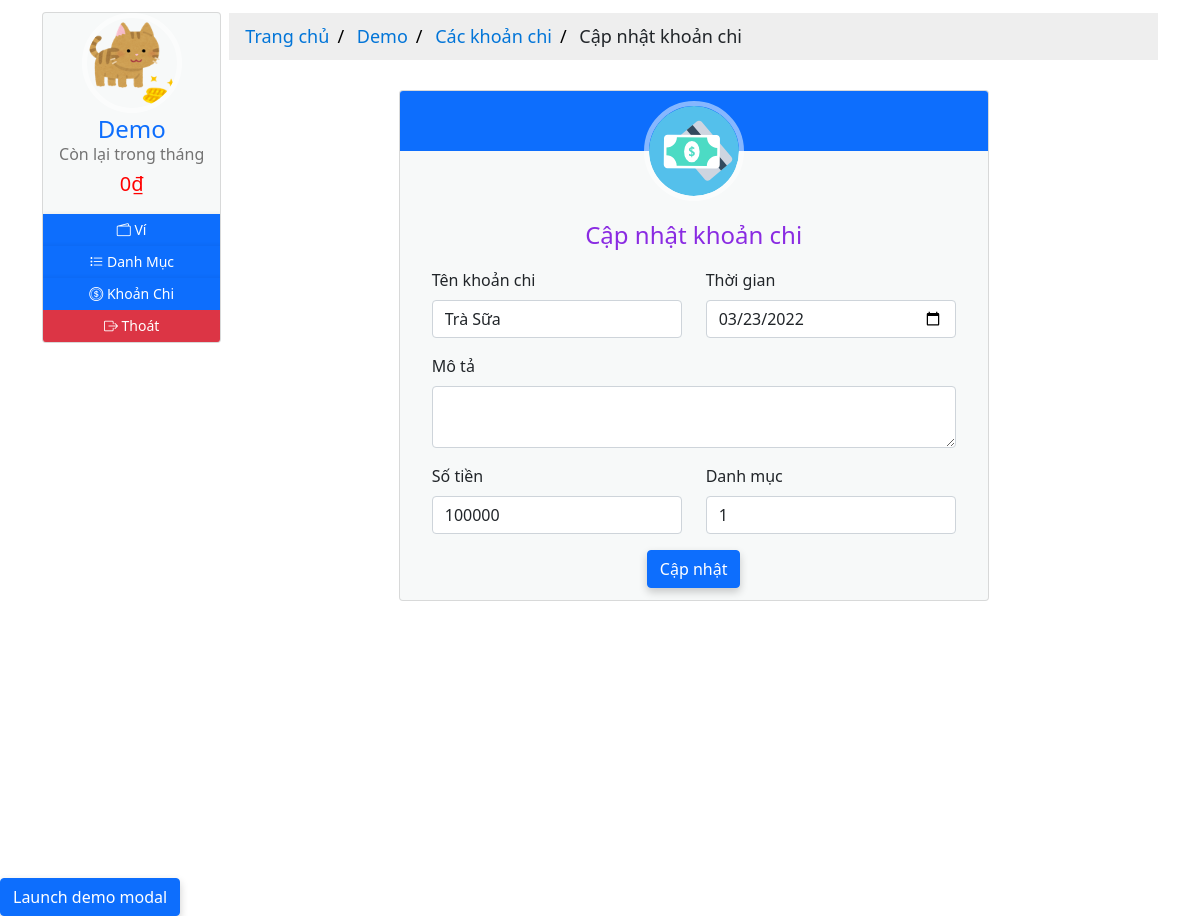
The page /1/7/update_expense (signed in) on the database its author committed.
### moneymanagement/models.py (models this page shows, shortened)
class User(db.Model, UserMixin):
  __tablename__ = 'users'
  id = db.Column(db.Integer, primary_key=True)
  email = db.Column(db.String(64), nullable=False, unique=True, index=True)
  username = db.Column(db.String(64), nullable=False, unique=True, index=True)
  password_hash = db.Column(db.String(128))
  profile_image = db.Column(db.String(64), nullable=False, default='df_profile.svg')
  wallets = db.relationship('Wallet', back_populates='owner', lazy='dynamic')
  items = db.relationship('Item', back_populates='users', lazy='dynamic')
  expenditures = db.relationship('Expenditure', back_populates='users', lazy=True)
  money_saving = db.relationship('MoneySaving', back_populates='user', lazy='dynamic')
  def total_expenses_by_date(self, date):
    total = 0
    for wallet in self.wallets:
      if date in wallet.date.strftime('%Y-%m-%d'):
        total += wallet.total_expense_by_date(date)
    return total
  def total_balance_by_date(self, date):
    total = 0
    for wallet in self.wallets:
      total += wallet.total_balance_by_date(date)
    return total
  def rest_balance_by_date(self, date):
    return self.total_balance_by_date(date) - self.total_expenses_by_date(date)

class TrackBalance(db.Model):
  __tablename__ = 'trackbalances'
  id = db.Column(db.Integer, primary_key=True)
  date = db.Column(db.DateTime, nullable=False, unique=True, index=True)
  balance = db.Column(db.Integer, nullable=False, default=0)
  description = db.Column(db.String(128))
  check = db.Column(db.Boolean, default=False)
  wallet_id = db.Column(db.Integer, db.ForeignKey('wallets.id'))
  wallet = db.relationship('Wallet', back_populates='track_balances', uselist=False)

class Wallet(db.Model):
  __tablename__ = 'wallets'
  id = db.Column(db.Integer, primary_key=True)
  name = db.Column(db.String(16), nullable=False)
  date = db.Column(db.DateTime, default=datetime.utcnow())
  filter = db.Column(db.Integer, nullable=False, default=2)
  user_id = db.Column(db.Integer, db.ForeignKey('users.id'))
  owner = db.relationship('User', back_populates='wallets', uselist=False)
  track_balances = db.relationship('TrackBalance', back_populates='wallet', lazy='dynamic')
  items = db.relationship('Item', back_populates='wallet', lazy='dynamic')
  expenditures = db.relationship('Expenditure', back_populates='wallet', lazy='dynamic')
  money_saving = db.relationship('MoneySaving', back_populates='wallet', lazy='dynamic')
  def total_balance_by_date(self, date):
    total = 0
    for track in self.track_balances:
      if date in track.date.strftime('%Y-%m-%d'):
        total += track.balance
    return total

class Expenditure(db.Model):
  __tablename__ = 'expenditures'
  id = db.Column(db.Integer, primary_key=True)
  name = db.Column(db.String(32), nullable=False)
  date = db.Column(db.Date, nullable=False, default=datetime.utcnow().strftime('%Y-%m-%d'))
  description = db.Column(db.String(128), nullable=False, default='Không có miêu tả nào')
  amount = db.Column(db.Integer, nullable=False, default=0)
  item_id = db.Column(db.Integer, db.ForeignKey('items.id'))
  items = db.relationship('Item', back_populates='expenditures', uselist=False)
  user_id = db.Column(db.Integer, db.ForeignKey('users.id'))
  users = db.relationship('User', back_populates='expenditures', uselist=False)
  wallet_id = db.Column(db.Integer, db.ForeignKey('wallets.id'))
  wallet = db.relationship('Wallet', back_populates='expenditures', uselist=False)

### moneymanagement/expenses/views.py (the view)
@expenses_blueprint.route('/<int:user_id>/<int:expense_id>/update_expense', methods=['GET', 'POST'])
@login_required
def update(user_id, expense_id):
  if current_user.id != user_id:
    abort(403)
  expense = Expenditure.query.filter_by(user_id=user_id, id=expense_id).first_or_404()
  form = UpdateExpenditureForm()
  if form.validate_on_submit():
    expense.name = form.name.data
    expense.date = form.date.data
    expense.description = form.description.data
    expense.amount = form.amount.data
    expense.item_id = form.item_id.data.id
    expense.wallet_id = form.item_id.data.wallet_id
    db.session.commit()
    flash('Khoản chi đã được cập nhật!')
    return redirect(url_for('users.expense', user_id=user_id))
  elif request.method == 'GET':
    form.name.data = expense.name
    form.date.data = expense.date
    form.description.data = expense.description
    form.amount.data = expense.amount
    form.item_id.data = expense.item_id
  return render_template('expenses/update.html', form=form, user_id=user_id,expense_id=expense_id)

### moneymanagement/expenses/forms.py
class UpdateExpenditureForm(FlaskForm):
  name = StringField('Name', validators=[DataRequired(), Length(min=1, max=32)])
  date = DateField('Date', validators=[DataRequired()])
  description = TextAreaField('Description', validators=[Length(max=128)])
  amount = IntegerField('Amount', validators=[DataRequired()])
  item_id = QuerySelectField('Item', query_factory=lambda: Item.query.filter(Item.user_id == current_user.id), get_label='name', validators=[DataRequired()])
  submit = SubmitField('Submit')

### moneymanagement/__init__.py (called while the page is built)
@app.context_processor
def inject_now():
    return {'now': datetime.utcnow()}

### moneymanagement/models.py (called while the page is built)
@login_manager.user_loader
def load_user(user_id):
  return User.query.get(user_id)

### moneymanagement/templates/expenses/update.html (shortened to what this page needs)
{% extends 'base-2.html' %}
{%block breadcrumb %}
<div class="content-breadcrumb">
  <ul class="breadcrumb">
    <li>
      <a href="{{ url_for('core.home', user_id=current_user.id) }}"
        >Trang chủ</a
      >
    </li>
    <li><a href="#">{{ current_user.username }}</a></li>
    <li><a href="{{ url_for('users.expense', user_id=user_id) }}">Các khoản chi</a></li>
    <li>Cập nhật khoản chi</li>
  </ul>
</div>
{% endblock breadcrumb %}
{%block content %}
<div class="content-home">
  <div class="container">
    <div class="row">
      <div class="col-sm-2"></div>
      <div class="col-sm-8">
        <div class="card hovercard">
          <div class="avatar">
            <a href="#">
              <img
                alt=""
                src="{{ url_for('static', filename='icons/expenses-icon.svg') }}"
              />
            </a>
          </div>
          <div class="info">
            <div class="title">
              <p><h4 class="color">Cập nhật khoản chi</h4></p>
            </div>
            <div class="container" align="left">
              <form method="POST">
                <div class="row">
                  <div class="col-sm-6">
                    <label class="form-label" for="name">Tên khoản chi</label>
                    {{form.name(class="form-control") }} {{ render_error(form.name) }}
                  </div>
                  <div class="col-sm-6">
                    <label class="form-label" for="date">Thời gian</label>
                    {{form.date(class="form-control", placeholder="YYY-mm-dd") }} {{ render_error(form.date) }}
                  </div>
                </div>
                <div class="row">
                  <div class="col-sm-12">
                    <label class="form-label" for="description">Mô tả</label>
                    {{form.description(class="form-control") }} {{
                  </div>
                </div>
                <div class="row">
                  <div class="col-sm-6">
                    <label class="form-label" for="amount">Số tiền</label>
                    {{form.amount(class="form-control") }} {{ render_error(form.amount) }}
                  </div>
                  <div class="col-sm-6">
                    <label class="form-label" for="item_id">Danh mục</label>
                    {{form.item_id(class="form-control") }} {{ render_error(form.item_id) }}
                  </div>
                </div>
                <div class="col-12 button-center">{{ form.submit(class="btn btn-primary", value="Cập nhật") }}</div>
              </form>
            </div>
          </div>
        </div>
      </div>
      <div class="col-sm-2"></div>
    </div>
  </div>
</div>
{% endblock content %}

### moneymanagement/templates/base-2.html (shortened to what this page needs)
{% from "_render_field.html" import render_field, render_error %}
<!DOCTYPE html>
<html lang="en">
  <head>
    <link
      rel="stylesheet"
      type="text/css"
      href="{{ url_for('static', filename='styles/main.css') }}"
    />
    <link
      rel="stylesheet"
      type="text/css"
      href="{{ url_for('static', filename='styles/profile.css') }}"
    />
    <link
      rel="stylesheet"
      type="text/css"
      href="{{ url_for('static', filename='styles/card.css') }}"
    />
    <link
      rel="stylesheet"
      type="text/css"
      href="{{ url_for('static', filename='styles/table.css') }}"
    />
    <link
      rel="stylesheet"
      type="text/css"
      href="{{ url_for('static', filename='styles/pagination.css') }}"
    />
    <link
      rel="stylesheet"
      href="https://cdnjs.cloudflare.com/ajax/libs/font-awesome/4.7.0/css/font-awesome.min.css"
    />
    <link
      rel="stylesheet"
      href="https://cdn.jsdelivr.net/npm/bootstrap-icons@1.7.2/font/bootstrap-icons.css"
    />
    <link
      href="https://cdn.jsdelivr.net/npm/bootstrap@5.1.1/dist/css/bootstrap.min.css"
      rel="stylesheet"
    />
  </head>
  <body>
    <div class="container">
      <div class="row g-2">
        <div class="col-sm-2">
          <div class="card hovercard">
            <div class="avatar-profile">
              <a href="#" data-bs-toggle="modal" data-bs-target="#exampleModal">
                <img
                  alt=""
                  src="{{ url_for('static', filename='profile_pics/' + current_user.profile_image) }}"
                />
              </a>
            </div>
            <div class="info">
              <div class="title">
                <a
                  target="_blank"
                  href="#"
                  data-bs-toggle="modal"
                  data-bs-target="#exampleModal"
                  >{{ current_user.username }}</a
                >
              </div>
              {% block current_balance %}
              <div class="desc"><h6>Còn lại trong tháng</h6></div>
              <div class="desc">
                {% if current_user.rest_balance_by_date(now.strftime('%Y-%m')) >
                (current_user.total_balance_by_date(now.strftime('%Y-%m')) / 2)
                %}
                <h5 style="color: green">
                  {{
                  "{:,.0f}".format(current_user.rest_balance_by_date(now.strftime('%Y-%m')))
                  }}<span>&#8363;</span>
                </h5>
                {%else %}
                <h5 style="color: red">
                  {{
                  "{:,.0f}".format(current_user.rest_balance_by_date(now.strftime('%Y-%m')))
                  }}<span>&#8363;</span>
                </h5>
                {% endif %}
              </div>
              {% endblock current_balance %}
            </div>
            <div
              class="bottom"
              id="none-padding-margin"
              style="text-align: center"
            >
              <div class="title">
                <div class="row g2">
                  <a
                    class="btn btn-primary btn-sm margin btn-icon"
                    href="{{ url_for('users.wallet', user_id=current_user.id) }}"
                  >
                    <i class="bi bi-wallet2"></i><span>&nbsp;Ví</span>
                  </a>
                </div>
              </div>
              <div class="title">
                <div class="row g2" style="text-align: left">
                  <a
                    class="btn btn-primary btn-sm margin btn-icon"
                    href="{{ url_for('users.item', user_id=current_user.id) }}"
                  >
                    <i class="bi bi-list-task"></i><span>&nbsp;Danh Mục</span>
                  </a>
                </div>
              </div>
              <div class="title">
                <div class="row g2" style="text-align: left">
                  <a
                    class="btn btn-primary btn-sm margin btn-icon"
                    href="{{ url_for('users.expense', user_id=current_user.id) }}"
                  >
                    <i class="bi bi-coin"></i><span>&nbsp;Khoản Chi</span>
                  </a>
                </div>
              </div>
              <div class="title">
                <div class="row g2" style="text-align: left">
                  <a
                    class="btn btn-danger btn-sm margin btn-icon"
                    href="{{ url_for('users.logout') }}"
                  >
                    <i class="bi bi-box-arrow-right"></i
                    ><span>&nbsp;Thoát</span>
                  </a>
                </div>
              </div>
            </div>
          </div>
        </div>
        <div class="col-sm-10">
          {% block breadcrumb %}{% endblock breadcrumb %}
          <div
            class="container"
            style="height: 100vh; max-height=fit-content; overflow-y: auto;"
          >
            {% block content %}{% endblock content %}
          </div>
        </div>
      </div>
    </div>
    <button
      type="button"
      class="btn btn-primary"
      data-bs-toggle="modal"
      data-bs-target="#exampleModal"
    >
      Launch demo modal
    </button>
  </body>
</html>

### moneymanagement/static/styles/main.css (style rules this page uses)
.content-breadcrumb { margin: auto; border: none; margin-top: 11px; }
.content-home { margin: auto; width: 100%; box-sizing: content-box; }
.button-center { margin-left: auto; margin-right: auto; text-align: center; }
.card { box-shadow: 0 4px 8px 0 rgba(0, 0, 0, 0.2); transition: 0.3s; }
.container { padding: 2px 16px; }
.btn-primary { box-shadow: 0 4px 8px 0 rgba(0, 0, 0, 0.2); transition: 0.3s; }
body, html { height: 100%; margin: 0; font-family: Arial, Helvetica, sans-serif; }
* { box-sizing: border-box; }

### moneymanagement/static/styles/profile.css (style rules this page uses)
.card { padding-top: 20px; margin: 10px 0 20px 0; background-color: rgba(214, 224, 226, 0.2); border-top-width: 0; border-bottom-width: 2px; -webkit-border-radius: 3px; -moz-border-radius: 3px; border-radius: 3px; -webkit-box-shadow: none; -moz-box-shadow: none; box-shadow: none; -webkit-box-sizing: border-box; -moz-box-sizing: border-box; box-sizing: border-box; }
.card.hovercard { position: relative; padding-top: 0; overflow: hidden; text-align: center; background-color: rgba(214, 224, 226, 0.2); }
.card.hovercard .avatar-profile { top: -50px; }
.card.hovercard .avatar-profile img { width: 100px; height: 100px; max-width: 100px; max-height: 100px; -webkit-border-radius: 50%; -moz-border-radius: 50%; border-radius: 50%; border: 5px solid rgba(255, 255, 255, 0.5); }
.card.hovercard .avatar { position: relative; top: -50px; margin-bottom: -50px; }
.card.hovercard .avatar img { width: 100px; height: 100px; max-width: 100px; max-height: 100px; -webkit-border-radius: 50%; -moz-border-radius: 50%; border-radius: 50%; border: 5px solid rgba(255, 255, 255, 0.5); }
.card.hovercard .info { padding: 4px 8px 10px; }
.card.hovercard .info .title { margin-bottom: 4px; font-size: 24px; line-height: 1; color: #262626; vertical-align: middle; }
.card.hovercard .info .desc { overflow: hidden; font-size: 12px; line-height: 20px; color: #737373; text-overflow: ellipsis; }
.card.hovercard .bottom { padding: 0 20px; margin-bottom: 17px; }
.btn-icon { border-radius: 50%; width: 32px; height: 32px; line-height: 18px; }
a.margin { margin: 0px; }

### moneymanagement/static/styles/card.css (style rules this page uses)
h4.color { color: blueviolet; }
ul.breadcrumb { padding: 10px 16px; list-style: none; background-color: #eee; }
ul.breadcrumb li { display: inline; font-size: 18px; }
ul.breadcrumb li + li:before { padding: 8px; color: black; content: "/\00a0"; }
ul.breadcrumb li a { color: #0275d8; text-decoration: none; }
#none-padding-margin { padding: 0; margin: 0; }

### moneymanagement/static/styles/table.css (style rules this page uses)
body { background: #f9f9f9; font-family: "Roboto", sans-serif; }
a:link { text-decoration: none; }

### rows shown on the page
User: profile_image (picture), username "Demo"
TrackBalance: rest_balance_by_date "0"
Expenditure: name "Trà Sữa", date "03/23/2022", amount "100000", item_id "1"
